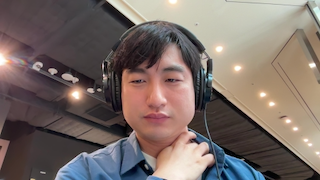
#> input picture Quests/Quest4_20240605/human_segmentation/images/image_JH.png, 320 x 180 px, found by its file name
$ jupyter execute --allow-errors Segmentation_project.ipynb   (shell and % lines are left out)
#> lines starting #> are read from the running program, lines starting #| are printed output that depends on the picture
# 프로젝트: 인물 모드 문제점 찾기

만들면서 뭔가 이상한 점이 느껴지지 않으셨나요? 프로젝트를 통해 찾아봅시다.

우선 주요 라이브러리 버전을 확인해 볼까요?

[cell 1]
# importlib: 사용자가 파이썬의 import 시스템과 상호작용하기 위한 API를 제공하는
# 내장 라이브러리

# 사용자는 import 함수의 구현 내용과, 실행에 필요한 하위 함수들을 이용해 필요에 맞는
# 임포터를 직접 구현하거나 임포트 관련 기능들을 자유롭게 사용할 수 있음

# importlib.metadata: 설치된 패키지 메타 데이터에 대한 접근을 제공하는 라이브러리.
# 해당 코드 블럭에서는 importlib.metadata 안에 있는 version() 함수를 이용하여
# pixellib 라이브러리의 버전을 확인

from importlib.metadata import version
import cv2
import pixellib

print(cv2.__version__)
#> (the rest of this cell did not finish here and is left out)

## Step 1. 인물모드 직접 해 보기
여러분의 셀카를 이용해서 오늘 배운 내용을 수행해 봅시다. 아래와 같은 이미지를 얻어야 합니다. 최소 3장 이상의 인물모드 사진을 만들어 봅시다.

아웃포커싱 효과가 적용된 인물모드 사진과 동물 사진, 배경전환 크로마키사진을 각각 1장 이상 성공적으로 제작하였다.

2. 제작한 인물모드 사진들에서 나타나는 문제점을 정확히 지적하였다.
인물사진에서 발생한 문제점을 정확히 지적한 사진을 제출하였다.

3. 인물모드 사진의 문제점을 개선할 수 있는 솔루션을 적절히 제시하였다.
semantic segmentation mask의 오류를 보완할 수 있는 좋은 솔루션을 이유와 함께 제시하였다.

[cell 2]
# model 불러오기 - 로컬경로
import os
import urllib
import cv2 # OpenCV를 통해 이미지 처리
import numpy as np
from pixellib.semantic import semantic_segmentation # 이번 모델
from matplotlib import pyplot as plt

[cell 3]
model_dir = os.getenv('HOME')+'/aiffel/human_segmentation/models'
# model_dir = os.getenv('HOME')+'/Documents/dev/2024/aiffel/AIFFEL_RESEARCH_STUDY/Quests/Quest4_20240605/human_segmentation/models'
model_file = os.path.join(model_dir, 'deeplabv3_xception_tf_dim_ordering_tf_kernels.h5')
model_url = 'https://github.com/ayoolaolafenwa/PixelLib/releases/download/1.1/deeplabv3_xception_tf_dim_ordering_tf_kernels.h5'
urllib.request.urlretrieve(model_url, model_file)
#> (this line was passed over: the network is not available in this run)

[cell 4]
# 함수 정의
def seperate_image(img_path):
    '''
    사진을 입력받고, pixellib의 모델을 통해서 mask를 구합니다.
    '''
    model = semantic_segmentation()
    model.load_pascalvoc_model(model_file)
    segvalues, output = model.segmentAsPascalvoc(img_path)

    return segvalues, output

[cell 5]
def show_segmap(seg_color, output):
    seg_map = np.all(output==seg_color, axis=-1)
    print(seg_map.shape)
    plt.imshow(seg_map, cmap='gray')
    plt.show()

[cell 6]
def blurring_bgr(img, kernel_size):
    blurred = cv2.blur(img, kernel_size)
    print("흐리게 됨")
    plt.imshow(cv2.cvtColor(blurred, cv2.COLOR_BGR2RGB))
    plt.show()

    img_mask_color = cv2.cvtColor(img_mask, cv2.COLOR_GRAY2BGR)
    img_bg_mask = cv2.bitwise_not(img_mask_color) # 배경을 하얗게 반전
    img_bg_blur = cv2.bitwise_and(blurred, img_bg_mask)
    print("배경만 흐리게 됨")
    plt.imshow(cv2.cvtColor(img_bg_blur, cv2.COLOR_BGR2RGB))
    plt.show()

    img_concat = np.where(img_mask_color==255, img, img_bg_blur)
    print("결과물")

    plt.imshow(cv2.cvtColor(img_concat, cv2.COLOR_BGR2RGB))
    plt.show()

[cell 7]
project_path = '/aiffel/aiffel/AIFFEL_RESEARCH_STUDY/Quests/Quest4_20240605/human_segmentation'
img_path = project_path + '/images'

### 요구사항 : 인물모드 사진 만들기

[cell 8]
img_jh = cv2.imread(img_path+'/image_JH.png')
#> img_jh is the input picture: shape (180, 320, 3); mean B, G, R 103.4, 108.4, 121.5
print(img_jh.shape)
#| (180, 320, 3)

#> (a cell that did not finish here is left out)

#> (a cell that did not finish here is left out)

[cell 11]
seg_color = (128,128,192) # 15번 레이블의 칼라를 BGR순으로 변경한 값

#> (a cell that did not finish here is left out)

#> (a cell that did not finish here is left out)

[cell 14]
# 원본이미지를 img_show에 할당한뒤 이미지 사람이 있는 위치와 배경을 분리해서 표현한 color_mask 를 만든뒤 두 이미지를 합쳐서 출력
img_show = img_jh.copy()

# True과 False인 값을 각각 255과 0으로 바꿔줍니다
#> (the rest of this cell did not finish here and is left out)

[cell 15]
kernel_size = (13, 13)


#> (the rest of this cell did not finish here and is left out)

#> in blurring_bgr, `blurred = cv2.blur(img, kernel_size)`:
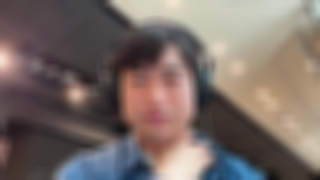
#> blurred: shape (180, 320, 3); mean B, G, R 103.3, 108.3, 121.5

> 배경을 흐리게 적용해보았습니다.
#### 문제점으로 생각되는 부분
1. 헤드폰은 Blur처리가 되지 않기를 원했습니다만, blur가 되었습니다.
    또한, 헤드폰을 착용하고 있는 부분에 살짝 비어있는 부분은 오히려 배경처리가 되지 않았습니다.
2. 경계(어깨, 머리 모양)주변으로 윤곽선이 생깁니다.
3. 확대해보면, 경계부 바로 다음 "배경" 부분은 처리가 제대로 되지 않습니다.

    인물이 주인공이 아닌, 귀여운 고양이에 대한 아웃포커싱 사진도 만들어 볼 수 있을 것입니다. 시맨틱 세그멘테이션 스텝에서 힌트를 찾아봅시다.

### 요구사항 : 동물 사진 만들기

[cell 16]
img_dog = cv2.imread(img_path+'/image_animal.png')
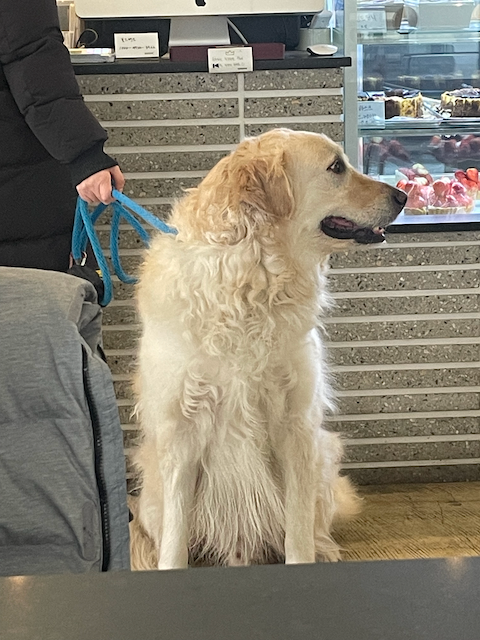
#> input picture Quests/Quest4_20240605/human_segmentation/images/image_animal.png, 480 x 640 px, found by its file name
#> img_dog is the input picture: shape (640, 480, 3); mean B, G, R 112.3, 127.3, 133.4
print(img_dog.shape)
#| (640, 480, 3)
